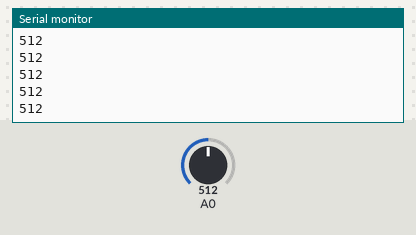
A sketch run on a simulated Arduino Uno, built with avr-gcc and run on an emulated ATmega328P. On the bench: the last lines printed to the serial monitor. Inputs (shaded band) come from the test bench; at power-on: A0 = 512.

Above: at 1.2 s.
1.3 s: A0 set to 716
At 2.2 s:
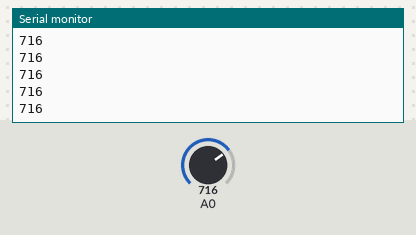
2.8 s: A0 set to 900
At 3.8 s:
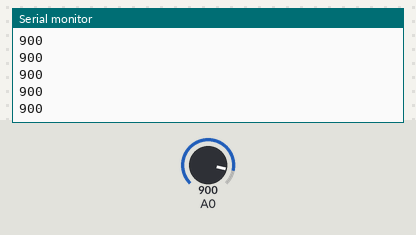
Timing chart, 0 to 5.8 s (numbered marks = the images above; inputs shaded):
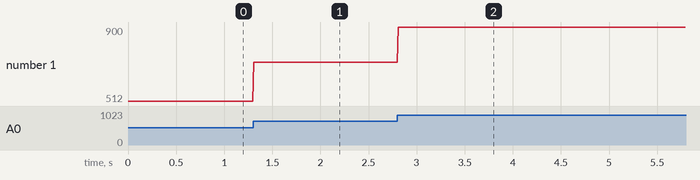

Measured:
- after the input at 1.3 s, the serial monitor: prints a new line at once (image 1)
- after the input at 2.8 s, the serial monitor: prints a new line at once (image 2)
- plotted number 1: 512 → 716 after the input at 1.3 s, 716 → 900 after the input at 2.8 s

The sketch:

80_base_tierra_humedad.ino
```cpp
int valores = 0;

void setup() {

    Serial.begin(9600);

}

void loop() {
    valores = analogRead(A0);
    Serial.println(valores);
    delay(10);
}
```
